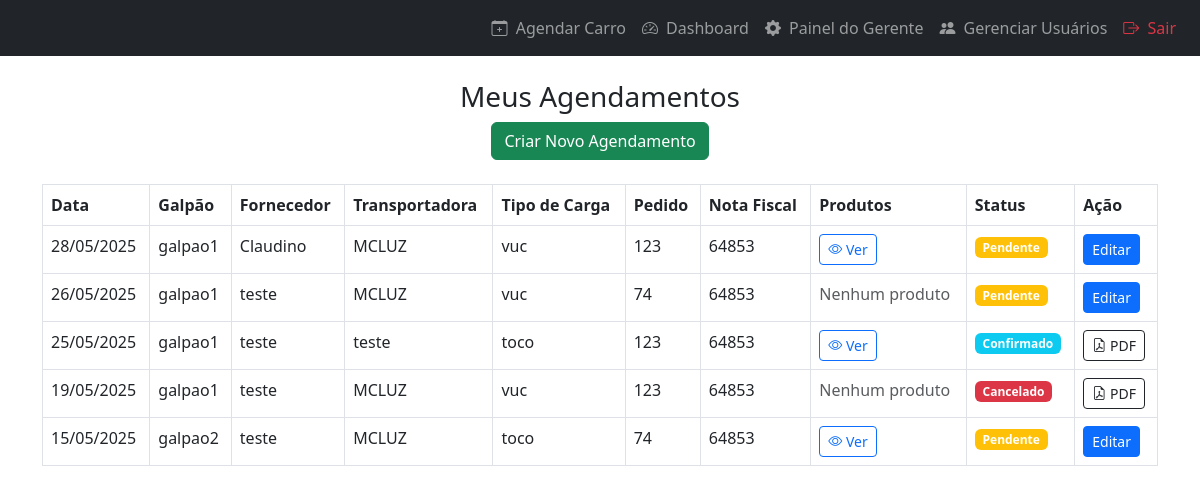
Page /agendamentos/ (signed in) on the committed database.
### agendamentos/models.py (models this page shows, shortened)
class Agendamento(models.Model):
    usuario = models.ForeignKey(settings.AUTH_USER_MODEL, on_delete=models.CASCADE)
    data_hora = models.DateTimeField()
    cnpj = models.CharField(max_length=18)
    fornecedor = models.CharField(max_length=100)
    email = models.EmailField(max_length=500)
    transportadora = models.CharField(max_length=100)
    nota_fiscal = models.IntegerField()
    pedido = models.CharField(max_length=100)
    GALPAO_CHOICES = [
        ('galpao1', 'galpão1'),
        ('galpao2', 'galpão2'),
        ('galpao3', 'galpão3'),
        ('galpãa4', 'galpão4'),
    ]
    galpao = models.CharField("Galpão", max_length=20,choices=GALPAO_CHOICES,)
    TIPO_CARRO_CHOICES = [
        ('vuc', 'VUC'),
        ('toco', 'Toco'),
        ('truck', 'Truck'),
        ('carreta', 'Carreta'),
    ]
    tipo_carro = models.CharField("Tipo", max_length=20,choices=TIPO_CARRO_CHOICES,)
    STATUS_CHOICES = [
        ('pendente', 'Pendente'),
        ('confirmado', 'Confirmado'),
        ('cancelado', 'Cancelado'),
        ('finalizado', 'Finalizado'),
    ]
    status = models.CharField(max_length=20, choices=STATUS_CHOICES, default='pendente')
    criado_em = models.DateTimeField(auto_now_add=True)
    def cubagem_total(self):
        return self.itens.aggregate(total=Sum('cubagem'))['total'] or 0

### agendamentos/views.py (the view)
# urls.py: path('agendamentos/', views.painel_users_list, name='painel_user'),
@login_required
def painel_users_list(request):
    agendamentos = Agendamento.objects.filter(usuario=request.user).order_by('-data_hora')
    paginator = Paginator(agendamentos, 5)
    page_number = request.GET.get('page')
    page_obj = paginator.get_page(page_number)
    return render(request, 'agendamento/painel_user.html', {'page_obj': page_obj, 'agendamentos': agendamentos})

### templates/agendamento/painel_user.html (shortened to what this page needs)
{% extends 'base.html' %}
{% block content %}
<h3 class="text-center">Meus Agendamentos</h3>
<div class="text-center mb-4">
    <a href="{% url 'agendamento_criar' %}" class="btn btn-success">Criar Novo Agendamento</a>
</div>
<table class="table table-bordered">
    <thead class="thead-dark">
        <tr>
            <th>Data</th>
            <th>Galpão</th>
            <th>Fornecedor</th>
            <th>Transportadora</th>
            <th>Tipo de Carga</th>
            <th>Pedido</th>
            <th>Nota Fiscal</th>
            <th>Produtos</th>
            <th>Status</th>
            <th>Ação</th>
        </tr>
    </thead>
    <tbody>
        {% for ag in page_obj %}
        <tr>
            <td>{{ ag.data_hora|date:"d/m/Y" }}</td>
            <td>{{ ag.galpao }}</td>
            <td>{{ ag.fornecedor }}</td>
            <td>{{ ag.transportadora }}</td>
            <td>{{ ag.tipo_carro }}</td>
            <td>{{ ag.pedido }}</td>
            <td>{{ ag.nota_fiscal }}</td>
            <td>
                {% if ag.itens.exists %}
                    <button type="button" class="btn btn-outline-primary btn-sm" data-bs-toggle="modal" data-bs-target="#produtosModal{{ ag.id }}">
                        <i class="bi bi-eye"></i> Ver
                    </button>
                {% else %}
                    <span class="text-muted">Nenhum produto</span>
                {% endif %}
            </td>
            <td>
                {% if ag.status == 'pendente' %}
                    <span class="badge bg-warning">Pendente</span>
                {% elif ag.status == 'confirmado' %}
                    <span class="badge bg-info">Confirmado</span>
                {% elif ag.status == 'cancelado' %}
                    <span class="badge bg-danger">Cancelado</span>
                {% elif ag.status == 'finalizado' %}
                    <span class="badge bg-success">Finalizado</span>
                {% endif %}
            </td>
            <td>
                {% if ag.status == 'pendente' %}
                    <a href="{% url 'agendamento_editar' ag.pk %}" class="btn btn-primary btn-sm">Editar</a>
                {% else %}
                    <a href="{% url 'baixar_agendamento_pdf' ag.id %}" class="btn btn-outline-dark btn-sm" target="_blank">
                        <i class="bi bi-file-earmark-pdf"></i> PDF
                    </a>
                {% endif %}
            </td>
        </tr>
        {% empty %}
        <tr>
            <td colspan="11" class="text-center">Nenhum agendamento cadastrado.</td>
        </tr>
        {% endfor %}
    </tbody>
</table>
{% endblock %}

### rows in the picture
Agendamento: data_hora "28/05/2025", galpao "galpao1", fornecedor "Claudino", transportadora "MCLUZ", tipo_carro "vuc", pedido "123", nota_fiscal "64853", status "Pendente"
Agendamento: data_hora "26/05/2025", galpao "galpao1", fornecedor "teste", transportadora "MCLUZ", tipo_carro "vuc", pedido "74", nota_fiscal "64853", shows "Nenhum produto", status "Pendente"
Agendamento: data_hora "25/05/2025", galpao "galpao1", fornecedor "teste", transportadora "teste", tipo_carro "toco", pedido "123", nota_fiscal "64853", status "Confirmado"
Agendamento: data_hora "19/05/2025", galpao "galpao1", fornecedor "teste", transportadora "MCLUZ", tipo_carro "vuc", pedido "123", nota_fiscal "64853", shows "Nenhum produto", status "Cancelado"
Agendamento: data_hora "15/05/2025", galpao "galpao2", fornecedor "teste", transportadora "MCLUZ", tipo_carro "toco", pedido "74", nota_fiscal "64853", status "Pendente"
